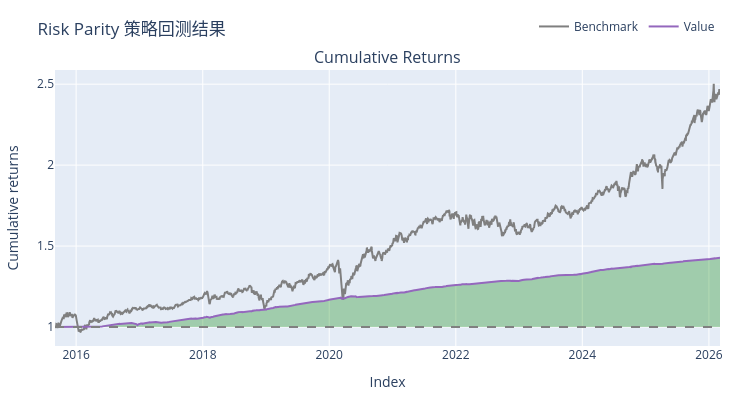

Notebook code cell kept with this figure:
### Code cell
# 可视化结果
rp_viz = BacktestVisualizer(rp_result)
rp_viz.print_metrics()
rp_viz.plot_summary()

### Figure 1 — Plotly figure (JSON) as saved in the notebook; plotly's stock layout.template omitted (floating-point values rounded to 4 significant figures; data arrays with more than 128 entries replaced by an {"elided": "..."} marker saying what was removed)
{"data": [{"legendgroup": "0", "line": {"color": "#7f7f7f"}, "name": "Benchmark", "showlegend": true, "type": "scatter", "uid": "bbf1acae-1c8b-48e9-82bf-a1231652d77d", "x": {"elided": "2550 str values"}, "xaxis": "x", "y": {"elided": "2550 float values"}, "yaxis": "y"}, {"hoverinfo": "skip", "legendgroup": "1", "line": {"color": "rgba(0, 0, 0, 0)", "width": 0}, "opacity": 0, "showlegend": false, "type": "scatter", "uid": "033765ab-ec77-49d9-a86c-e4d9c84a63dc", "x": {"elided": "2550 str values"}, "xaxis": "x", "y": {"elided": "2550 int values"}, "yaxis": "y"}, {"connectgaps": false, "fill": "tonexty", "fillcolor": "rgba(0, 128, 0, 0.3)", "hoverinfo": "skip", "legendgroup": "1", "line": {"color": "rgba(0, 0, 0, 0)", "width": 0}, "opacity": 0, "showlegend": false, "type": "scatter", "uid": "5c56f647-5226-410f-870d-cdfbb7a699d0", "x": {"elided": "2550 str values"}, "xaxis": "x", "y": {"elided": "2550 float values"}, "yaxis": "y"}, {"hoverinfo": "skip", "legendgroup": "1", "line": {"color": "rgba(0, 0, 0, 0)", "width": 0}, "opacity": 0, "showlegend": false, "type": "scatter", "uid": "beba8c69-06fd-43d1-bb16-63b47b7b3466", "x": {"elided": "2550 str values"}, "xaxis": "x", "y": {"elided": "2550 int values"}, "yaxis": "y"}, {"connectgaps": false, "fill": "tonexty", "fillcolor": "rgba(255, 0, 0, 0.3)", "hoverinfo": "skip", "legendgroup": "1", "line": {"color": "rgba(0, 0, 0, 0)", "width": 0}, "opacity": 0, "showlegend": false, "type": "scatter", "uid": "ecb32158-5302-4815-b25b-4a5795a2861d", "x": {"elided": "2550 str values"}, "xaxis": "x", "y": {"elided": "2550 float values"}, "yaxis": "y"}, {"legendgroup": "2", "line": {"color": "#9467bd"}, "name": "Value", "showlegend": true, "type": "scatter", "uid": "f77dfb47-9a01-4efd-a513-a18aeeda86f9", "x": {"elided": "2550 str values"}, "xaxis": "x", "y": {"elided": "2550 float values"}, "yaxis": "y"}, {"hoverinfo": "skip", "legendgroup": "1", "line": {"color": "rgba(0, 0, 0, 0)", "width": 0}, "opacity": 0, "showlegend": false, "type": "scatter", "uid": "33fe4b2a-2e5e-407e-b292-75d5d57b2f9a", "x": {"elided": "2550 str values"}, "xaxis": "x", "y": {"elided": "2550 int values"}, "yaxis": "y"}], "layout": {"annotations": [{"font": {"size": 16}, "showarrow": false, "text": "Cumulative Returns", "x": 0.5, "xanchor": "center", "xref": "paper", "y": 1, "yanchor": "bottom", "yref": "paper"}], "height": 400, "legend": {"orientation": "h", "traceorder": "normal", "x": 1, "xanchor": "right", "y": 1.105, "yanchor": "bottom"}, "margin": {"b": 30, "l": 30, "r": 30, "t": 30}, "shapes": [{"line": {"color": "gray", "dash": "dash"}, "type": "line", "x0": 0, "x1": 1, "xref": "paper", "y0": 1, "y1": 1, "yref": "y"}], "showlegend": true, "title": {"text": "Risk Parity 策略回测结果"}, "width": 750, "xaxis": {"anchor": "y", "domain": [0, 1], "title": {"text": "Index"}}, "yaxis": {"anchor": "x", "domain": [0, 1], "title": {"text": "Cumulative returns"}}}}
